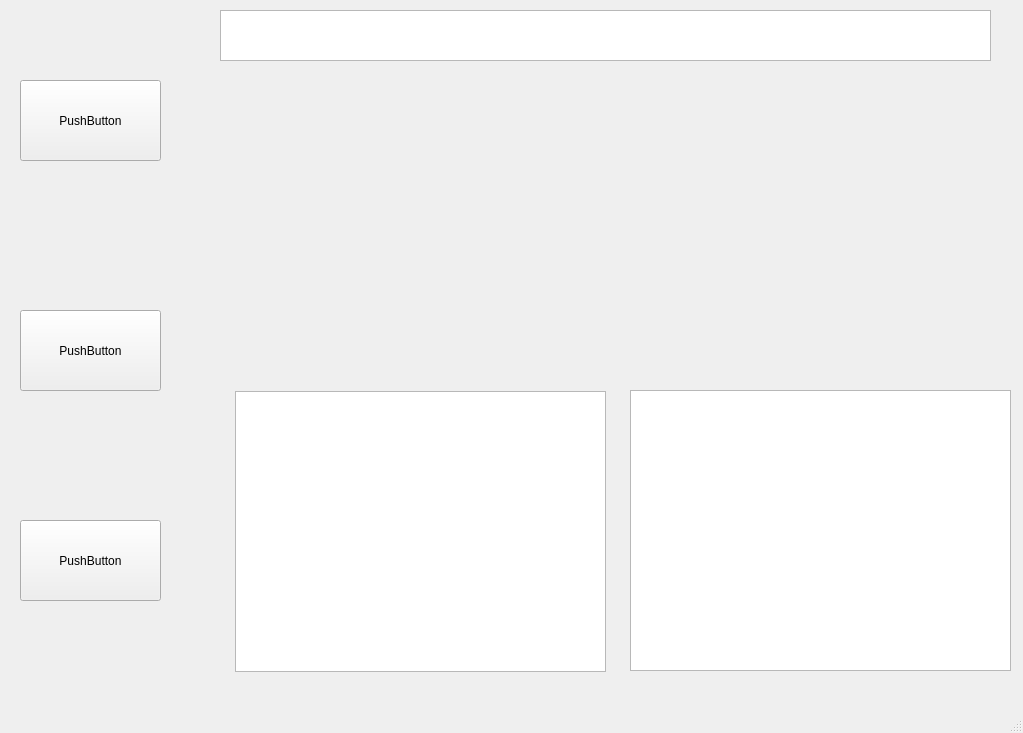
<?xml version="1.0" encoding="UTF-8"?>
<ui version="4.0">
 <class>MainWindow</class>
 <widget class="QMainWindow" name="MainWindow">
  <property name="geometry">
   <rect>
    <x>0</x>
    <y>0</y>
    <width>1023</width>
    <height>733</height>
   </rect>
  </property>
  <property name="windowTitle">
   <string>MainWindow</string>
  </property>
  <widget class="QWidget" name="centralwidget">
   <widget class="QWidget" name="expenses" native="true">
    <property name="geometry">
     <rect>
      <x>630</x>
      <y>140</y>
      <width>381</width>
      <height>201</height>
     </rect>
    </property>
   </widget>
   <widget class="QPushButton" name="changePeriod">
    <property name="geometry">
     <rect>
      <x>20</x>
      <y>310</y>
      <width>141</width>
      <height>81</height>
     </rect>
    </property>
    <property name="text">
     <string>PushButton</string>
    </property>
   </widget>
   <widget class="QTextEdit" name="actualPeriod">
    <property name="geometry">
     <rect>
      <x>220</x>
      <y>10</y>
      <width>771</width>
      <height>51</height>
     </rect>
    </property>
   </widget>
   <widget class="QPushButton" name="addTransaction">
    <property name="geometry">
     <rect>
      <x>20</x>
      <y>80</y>
      <width>141</width>
      <height>81</height>
     </rect>
    </property>
    <property name="text">
     <string>PushButton</string>
    </property>
   </widget>
   <widget class="QPushButton" name="addCategory">
    <property name="geometry">
     <rect>
      <x>20</x>
      <y>520</y>
      <width>141</width>
      <height>81</height>
     </rect>
    </property>
    <property name="text">
     <string>PushButton</string>
    </property>
   </widget>
   <widget class="QWidget" name="profit" native="true">
    <property name="geometry">
     <rect>
      <x>240</x>
      <y>140</y>
      <width>371</width>
      <height>201</height>
     </rect>
    </property>
   </widget>
   <widget class="QTableView" name="tableProfit">
    <property name="geometry">
     <rect>
      <x>235</x>
      <y>391</y>
      <width>371</width>
      <height>281</height>
     </rect>
    </property>
   </widget>
   <widget class="QTableView" name="Expenses">
    <property name="geometry">
     <rect>
      <x>630</x>
      <y>390</y>
      <width>381</width>
      <height>281</height>
     </rect>
    </property>
   </widget>
  </widget>
  <widget class="QMenuBar" name="menubar">
   <property name="geometry">
    <rect>
     <x>0</x>
     <y>0</y>
     <width>1023</width>
     <height>22</height>
    </rect>
   </property>
  </widget>
  <widget class="QStatusBar" name="statusbar"/>
 </widget>
 <resources/>
 <connections/>
</ui>
